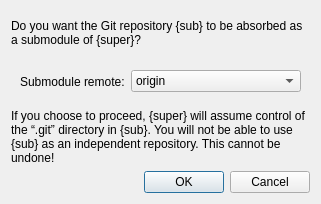
<?xml version="1.0" encoding="UTF-8"?>
<ui version="4.0">
 <class>AbsorbSubmodule</class>
 <widget class="QDialog" name="AbsorbSubmodule">
  <property name="geometry">
   <rect>
    <x>0</x>
    <y>0</y>
    <width>321</width>
    <height>204</height>
   </rect>
  </property>
  <property name="sizePolicy">
   <sizepolicy hsizetype="MinimumExpanding" vsizetype="MinimumExpanding">
    <horstretch>0</horstretch>
    <verstretch>0</verstretch>
   </sizepolicy>
  </property>
  <property name="windowTitle">
   <string>Absorb submodule</string>
  </property>
  <layout class="QVBoxLayout" name="verticalLayout">
   <item>
    <widget class="QLabel" name="label1">
     <property name="sizePolicy">
      <sizepolicy hsizetype="Preferred" vsizetype="Minimum">
       <horstretch>0</horstretch>
       <verstretch>0</verstretch>
      </sizepolicy>
     </property>
     <property name="text">
      <string>Do you want the Git repository {sub} to be absorbed as a submodule of {super}?</string>
     </property>
     <property name="wordWrap">
      <bool>true</bool>
     </property>
    </widget>
   </item>
   <item>
    <widget class="QWidget" name="widget" native="true">
     <layout class="QHBoxLayout" name="horizontalLayout">
      <item>
       <widget class="QLabel" name="label">
        <property name="sizePolicy">
         <sizepolicy hsizetype="Minimum" vsizetype="Preferred">
          <horstretch>0</horstretch>
          <verstretch>0</verstretch>
         </sizepolicy>
        </property>
        <property name="text">
         <string>Submodule remote:</string>
        </property>
       </widget>
      </item>
      <item>
       <widget class="QComboBox" name="comboBox">
        <property name="sizePolicy">
         <sizepolicy hsizetype="MinimumExpanding" vsizetype="Fixed">
          <horstretch>0</horstretch>
          <verstretch>0</verstretch>
         </sizepolicy>
        </property>
        <item>
         <property name="text">
          <string notr="true">origin</string>
         </property>
        </item>
       </widget>
      </item>
     </layout>
    </widget>
   </item>
   <item>
    <widget class="QLabel" name="label2">
     <property name="sizePolicy">
      <sizepolicy hsizetype="Preferred" vsizetype="Minimum">
       <horstretch>0</horstretch>
       <verstretch>0</verstretch>
      </sizepolicy>
     </property>
     <property name="text">
      <string>If you choose to proceed, {super} will assume control of the “.git” directory in {sub}. You will not be able to use {sub} as an independent repository. This cannot be undone!</string>
     </property>
     <property name="wordWrap">
      <bool>true</bool>
     </property>
    </widget>
   </item>
   <item>
    <widget class="QDialogButtonBox" name="buttonBox">
     <property name="orientation">
      <enum>Qt::Horizontal</enum>
     </property>
     <property name="standardButtons">
      <set>QDialogButtonBox::Cancel|QDialogButtonBox::Ok</set>
     </property>
    </widget>
   </item>
  </layout>
 </widget>
 <resources/>
 <connections>
  <connection>
   <sender>buttonBox</sender>
   <signal>accepted()</signal>
   <receiver>AbsorbSubmodule</receiver>
   <slot>accept()</slot>
   <hints>
    <hint type="sourcelabel">
     <x>248</x>
     <y>254</y>
    </hint>
    <hint type="destinationlabel">
     <x>157</x>
     <y>274</y>
    </hint>
   </hints>
  </connection>
  <connection>
   <sender>buttonBox</sender>
   <signal>rejected()</signal>
   <receiver>AbsorbSubmodule</receiver>
   <slot>reject()</slot>
   <hints>
    <hint type="sourcelabel">
     <x>316</x>
     <y>260</y>
    </hint>
    <hint type="destinationlabel">
     <x>286</x>
     <y>274</y>
    </hint>
   </hints>
  </connection>
 </connections>
</ui>
